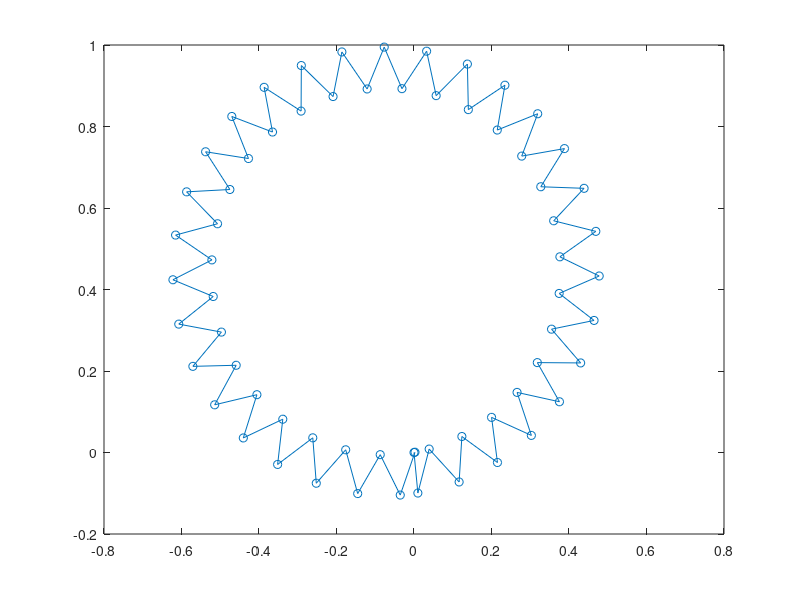

This chart was generated by the following MATLAB code:
clc
close all
clear

deltax = .05
deltay = .1
dx = [0   deltax*ones(1,63) 0]
dy = []
for i=1:length(dx)
    dy(i) =(-1)^(-1*mod(i,2))*deltay
end
%%

R = @(th) [cos(th) -sin(th); sin(th) cos(th)] 


% xref = footsteps(xsteps,ST);
% yref = footsteps(ysteps,ST);
% hold on
% plot(pxref,pyref)
% plot(xref,yref)
% plot(xsteps,ysteps,'o')

% th = 0:.1:2*pi
% for i=1:length(th)
%     pos(:,i) = R(th(i))*[1;0]
% end
% plot(pos(1,:),pos(2,:),'o')

r = [0; 0];
th = 0
dth = .1*ones(1,65)
rlist = []
thlist = []
for i=1:length(dx)
    rlist(:,end+1) = r
    thlist(end+1) = th
    r = r + R(th+dth(i))*[dx(i);dy(i)]
    th = th + dth(i)
    
%     pL = r + R(th)*[0;ds]
%     pR = 

    
end

plot(rlist(1,:),rlist(2,:),'-o')

